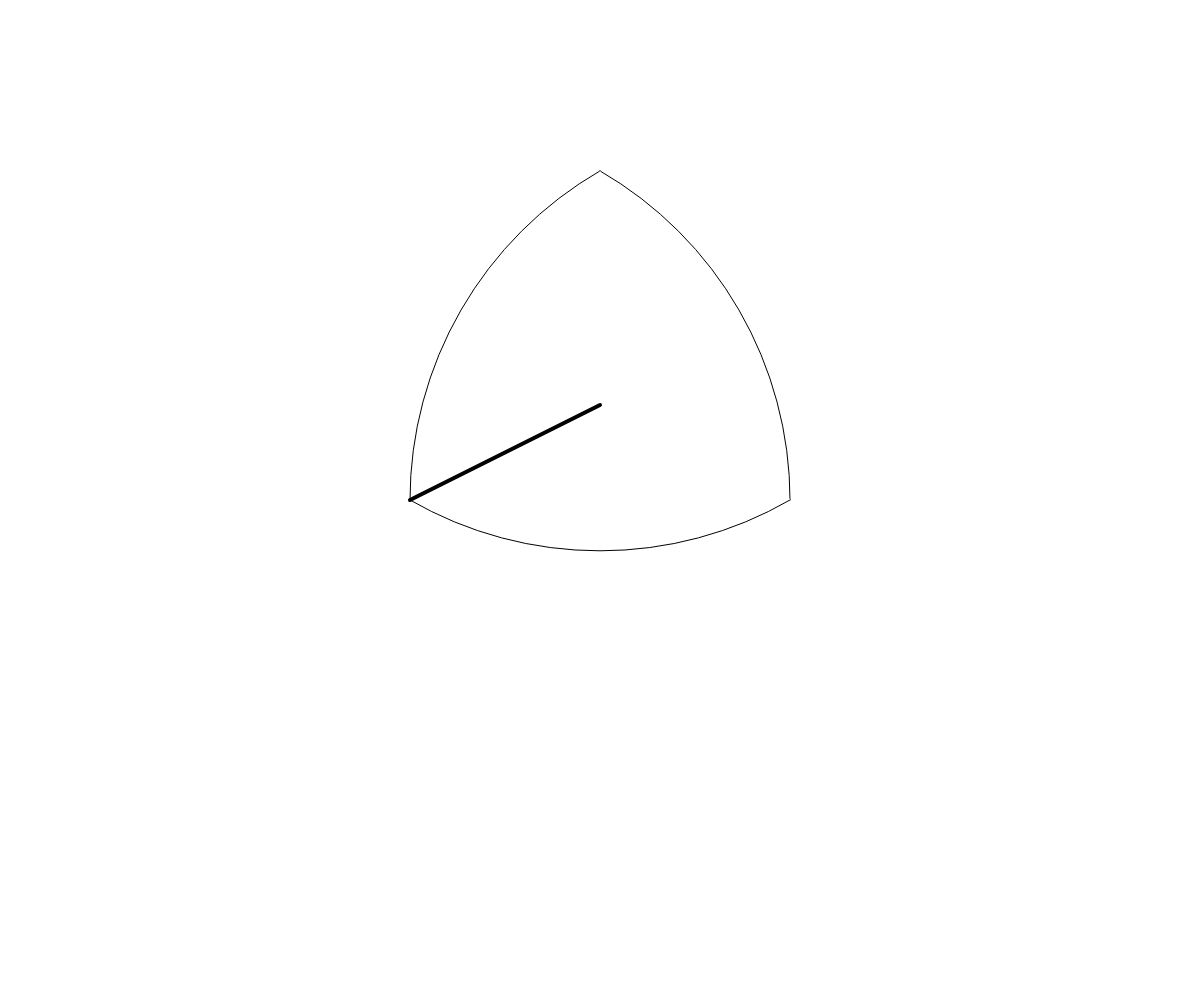
Frame 1 (no input)
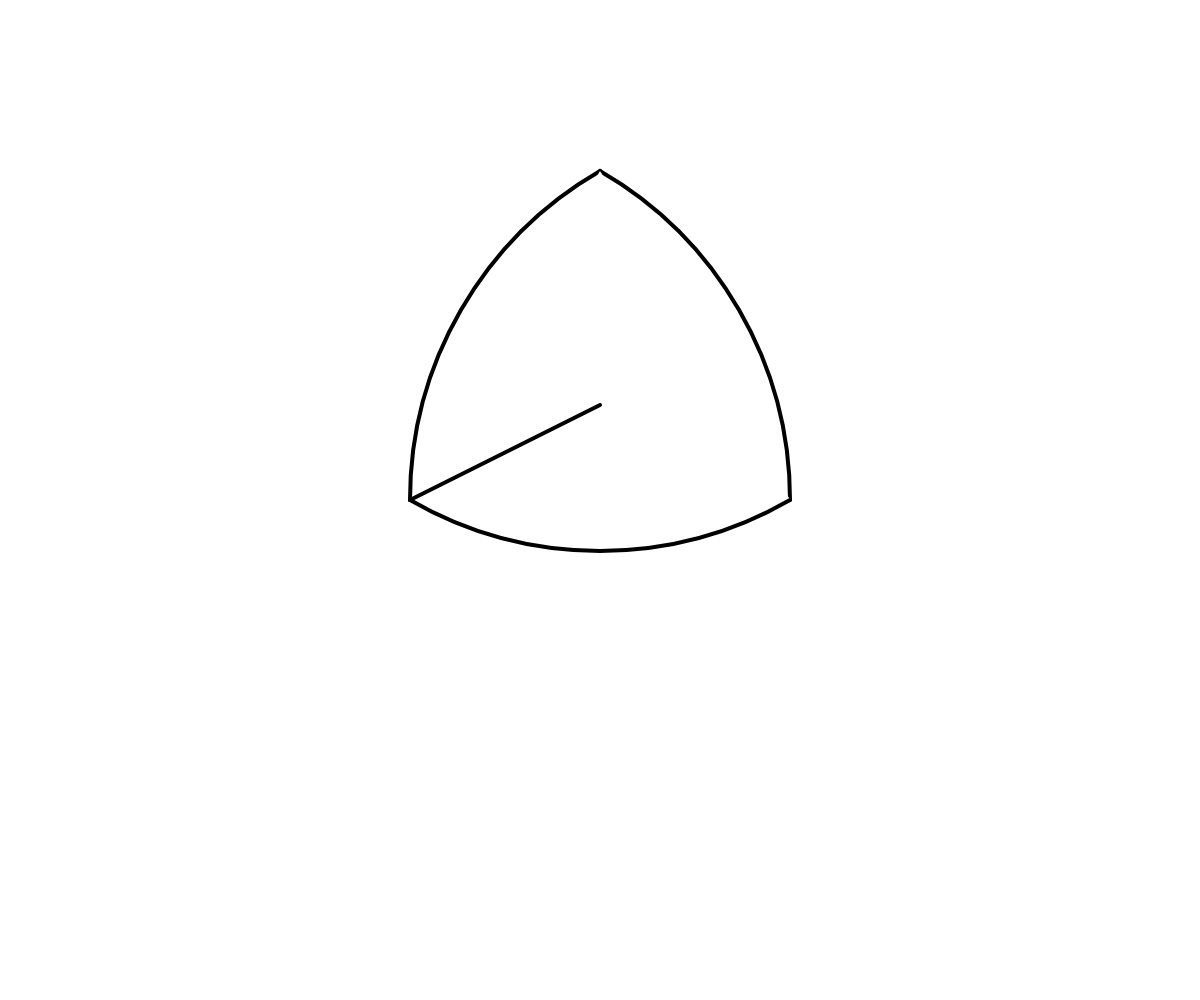
Frame 60 (no input)
Frame 120 (the mouse pressed at the canvas centre since frame 60): identical to frame 60, image omitted

The p5.js sketch that drew these frames (run headless with seeded random() and noise() and a simulated clock; from frame 60 on, the mouse is pressed at the canvas centre):

// p5.js sketch
// ── sketch.js
let r = 380;
let angle = -60;
let a = -30;
let rot = 0;

function setup() {
  createCanvas(window.innerWidth, window.innerHeight);
  angleMode(DEGREES);

}

function draw() {
  background(255);
  translate(width / 2, height / 2);
  stroke(0);
  beginShape();
  arc(-r / 2, 0, 2 * r, 2 * r, -60, 0);
  arc(r / 2, 0, 2 * r, 2 * r, 180, 240);
  arc(r * cos(angle) - r / 2, r * sin(angle), 2 * r, 2 * r, 60, 120);
  endShape();
  rot++;
  strokeWeight(4);
  let py = r * sin(a);
  line(-r / 2, 0, 0, r * sin(a) / 2);
}
